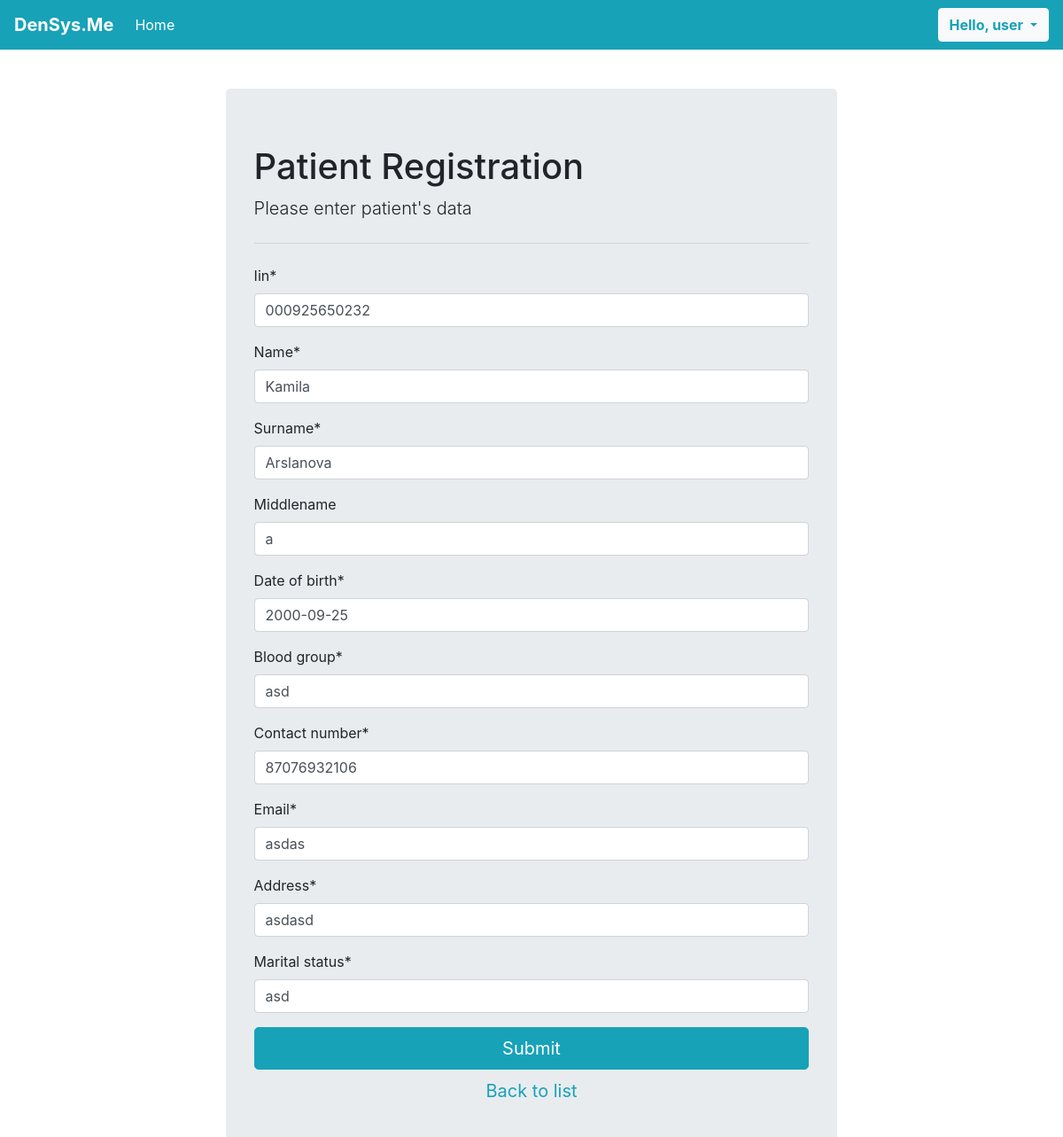
Page /patient/000925650232/ (signed in) on the committed database.
### sys_base/models.py (models this page shows, shortened)
class Patient(models.Model):
    date_of_birth = models.DateField()
    iin = models.CharField(primary_key=True, max_length = 12, validators = [validators.MinLengthValidator(12), charfield_is_number_validator])
    name = models.CharField(max_length = 30)
    surname = models.CharField(max_length = 30)
    middlename = models.CharField(max_length = 30, blank=True, default='')
    blood_group = models.CharField(max_length = 3) #, validators = [blood_type_validator])
    contact_number = models.CharField(
        max_length = 11,
        validators = [
            validators.RegexValidator(
                "^\\+?\\d{1,4}?[-.\\s]?\\(?\\d{1,3}?\\)?[-.\\s]?\\d{1,4}[-.\\s]?\\d{1,4}[-.\\s]?\\d{1,9}$",
                message = "Incorrect Phone Number"
            ),
            validators.MinLengthValidator(11)
        ]
    )
    email = models.CharField(max_length = 30 ,validators = [validators.EmailValidator])
    address = models.CharField(max_length = 30)
    marital_status = models.CharField(max_length = 30)
    registration_date = models.DateField(auto_now_add = True)

### sys_base/views.py (the view, shortened to what this page needs)
# urls.py: path('patient/<str:iin>/', views.patient_register, name='patient_update'),
@login_required(login_url='login')
def patient_register(request, iin=None):
    if request.method == "GET":
        if iin==None:
            form = PatientForm()
        else:
            patient = Patient.objects.get(pk=iin)
            form = PatientForm(instance=patient)
        return render(request, "sys_base/patient_form.html", {'form':form})

### sys_base/forms.py (shortened to what this page needs)
class PatientForm(forms.ModelForm):
    class Meta:
        model = Patient
        fields = ('__all__')

### sys_base/templates/sys_base/patient_form.html (shortened to what this page needs)
{% extends "sys_base/base.html" %} {% load crispy_forms_tags %} {% block content %}
<div class="container p-t-5">
  <div class="col-md-10 offset-md-1 mt-5">
    <div class="jumbotron" style="margin-top:100px">
      <h1 class="display-8">Patient Registration</h1>
      <p class="lead">Please enter patient's data</p>
      <hr class="my-4" />
      <form action="" method="post" autocomplete="off">
        {{form.iin|as_crispy_field}}
        {{form.name|as_crispy_field}}
        {{form.surname|as_crispy_field}}
        {{form.middlename|as_crispy_field}}
        {{form.date_of_birth|as_crispy_field}}
        {{form.blood_group|as_crispy_field}}
        {{form.contact_number|as_crispy_field}}
        {{form.email|as_crispy_field}}
        {{form.address|as_crispy_field}}
        {{form.marital_status|as_crispy_field}}
        <div class="row d.flex">
            <div class="col-md-12">
                <button type="submit" class="btn btn-info btn-block btn-lg">Submit</button>
            </div>
        </div>
        <div class="row d.flex m-t-5">
            <div class="col-md-12">
                <a href="{% url 'patient_list' %}" class="btn text-info btn-block btn-lg">
                    Back to list
                </a>
            </div>
        </div>
    </form>
    </div>
  </div>
</div>
{% endblock content %}

### sys_base/templates/sys_base/base.html (shortened to what this page needs)
<!DOCTYPE html>
<html lang="en">
  <head>
    <link rel="stylesheet" href="https://cdnjs.cloudflare.com/ajax/libs/font-awesome/6.2.1/css/all.min.css" />
    <link rel="stylesheet" href="https://cdn.jsdelivr.net/npm/bootstrap@4.3.1/dist/css/bootstrap.min.css">
  </head>
  <body>
    <nav class="navbar navbar-expand-lg fixed-top navbar-dark bg-info">
      <a class="navbar-brand m-r-3 font-weight-bold" href="{% url 'index' %}">DenSys.Me</a>
      <div class="collapse navbar-collapse" id="navbarMenu">
        <ul class="navbar-nav mr-auto">
          <li class="nav-item active">
            <a class="nav-link" href="{% url 'index' %}">Home </a>
          </li>
        </ul>
        <div class="btn-group">
          {% if request.user.is_authenticated %}
          <button type="button" class="btn btn-light font-weight-bold text-info dropdown-toggle" data-toggle="dropdown" aria-haspopup="true" aria-expanded="false">
            Hello, {{user}}
          </button>
          {% else %}
          <ul class="navbar-nav mr-auto">
            <li class="nav-item active">
              <a class="nav-link" href="{% url 'login' %}">Login</a>
            </li>
          </ul>
          {% endif %}
        </div>
        </div>
    </nav>
    <div class="container">
      <div class="col-md-10 offset-md-1 mt-5">
          {% block content %} {% endblock content %}
      </div>
    </div>
    <script src="https://cdn.jsdelivr.net/npm/bootstrap@4.3.1/dist/js/bootstrap.min.js"></script>  </body>
</html>

### rows in the picture
Patient: iin "000925650232", name "Kamila", surname "Arslanova", middlename "a", date_of_birth "2000-09-25", blood_group "asd", contact_number "87076932106", email "asdas", address "asdasd", marital_status "asd"

### other values in the picture
{{ user }} "user"
